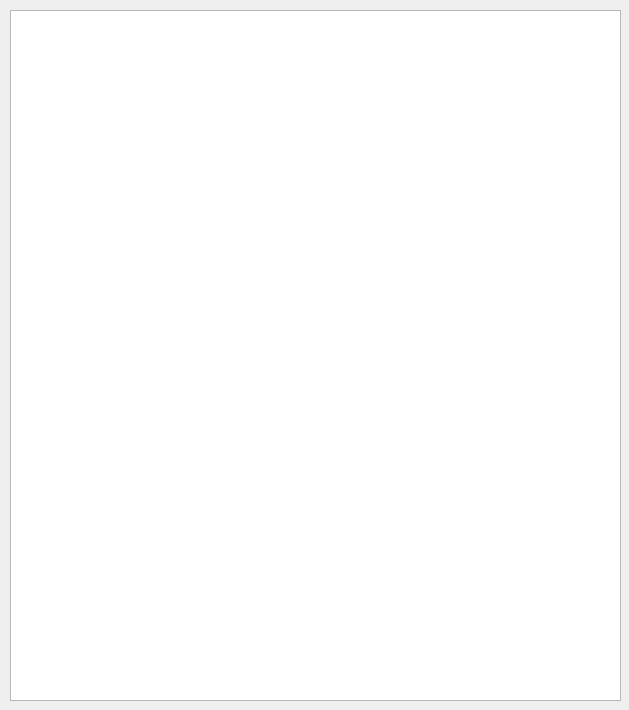
<?xml version="1.0" encoding="UTF-8"?>
<ui version="4.0">
 <class>ReadFileDialog</class>
 <widget class="QDialog" name="ReadFileDialog">
  <property name="geometry">
   <rect>
    <x>0</x>
    <y>0</y>
    <width>629</width>
    <height>710</height>
   </rect>
  </property>
  <property name="windowTitle">
   <string>Dialog</string>
  </property>
  <widget class="QTextBrowser" name="txt_file">
   <property name="geometry">
    <rect>
     <x>10</x>
     <y>10</y>
     <width>611</width>
     <height>691</height>
    </rect>
   </property>
  </widget>
 </widget>
 <resources/>
 <connections/>
</ui>
